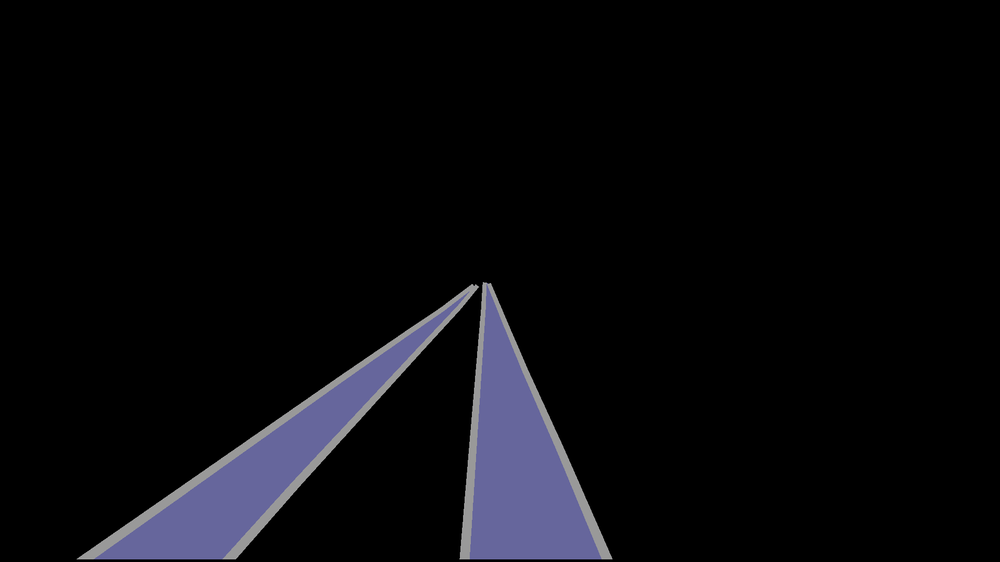
%> input picture SOBLE算法验证/Rs19Val中的直线图/19_target.png, 1000 x 562 px, shrunk from 1920 x 1080 before the run; its folder holds 4 pictures in this run
$ octave RSMask_make.m   (GNU Octave 9; MATLAB toolbox functions it lacks are replaced by stand-ins)
%> lines starting %> are read from the running program, lines starting %| are printed output that depends on the picture
clear; clc
%%
file_path = './Rs19Val中的直线图/';
file_list = dir(strcat(file_path,'*.png'));%获取该文件夹中所有jpg格式的图像
k = 0;
for i = 1 : length(file_list)
    if rem(i, 3) == 1
        k = k + 1;
        image_Name(k) = {file_list(i).name};
    elseif rem(i, 3) == 2
        pred_Name(k) = {file_list(i).name};
    elseif rem(i, 3) == 0
        target_Name(k) = {file_list(i).name};
    end
end

% str2num(erase(Name, '_target.png'))
%%      17是轨道， 12是警戒区域
for i = 1 : length(target_Name)
    Target_Mask = imread(strcat(file_path, target_Name{i}));
%> Target_Mask is the input picture: size 562x1000x3 uint8; mean R, G, B 9.2, 9.2, 12.6
    Mask_Temp = Target_Mask(:, :, 1);
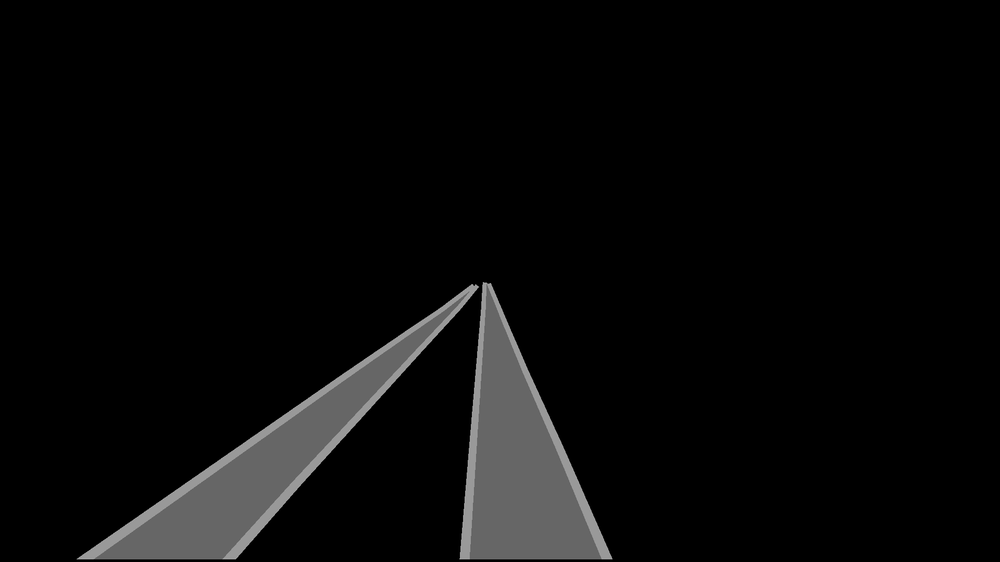
%> Mask_Temp: size 562x1000 uint8; min 0, max 174, mean 9.2
%     Mask_Temp(Mask_Temp == 153) = 17;
%     Mask_Temp(Mask_Temp == 102) = 12;
    Mask_Temp(Mask_Temp == 153) = 1;
    Mask_Temp(Mask_Temp == 102) = 1;
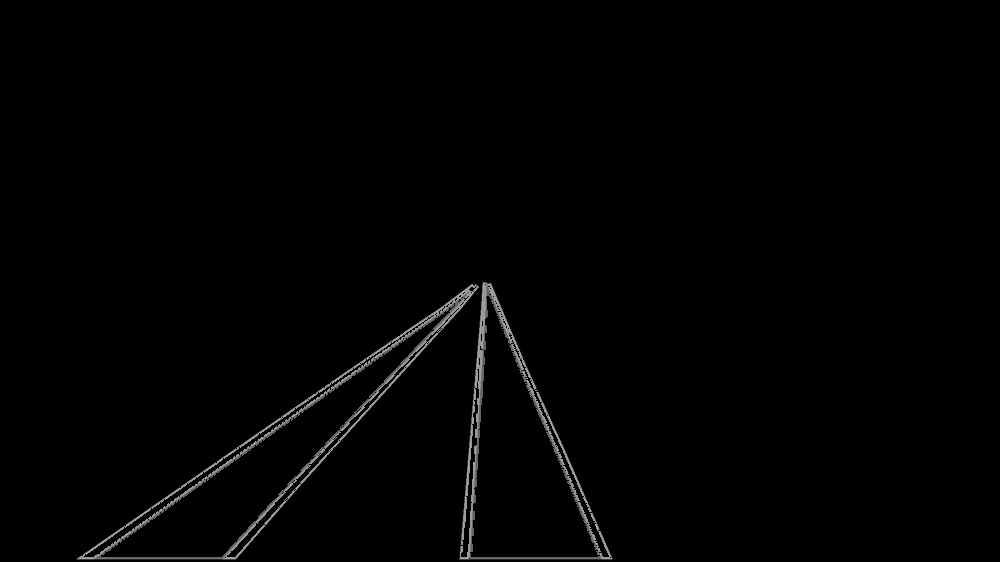
%> Mask_Temp: size 562x1000 uint8; min 0, max 174, mean 2.3
    imwrite(Mask_Temp, strcat(file_path, erase(target_Name{i}, '.png'), '_Mask', '.png'));
end

for i = 1 : length(pred_Name)
    Pred_Mask = imread(strcat(file_path, pred_Name{i}));
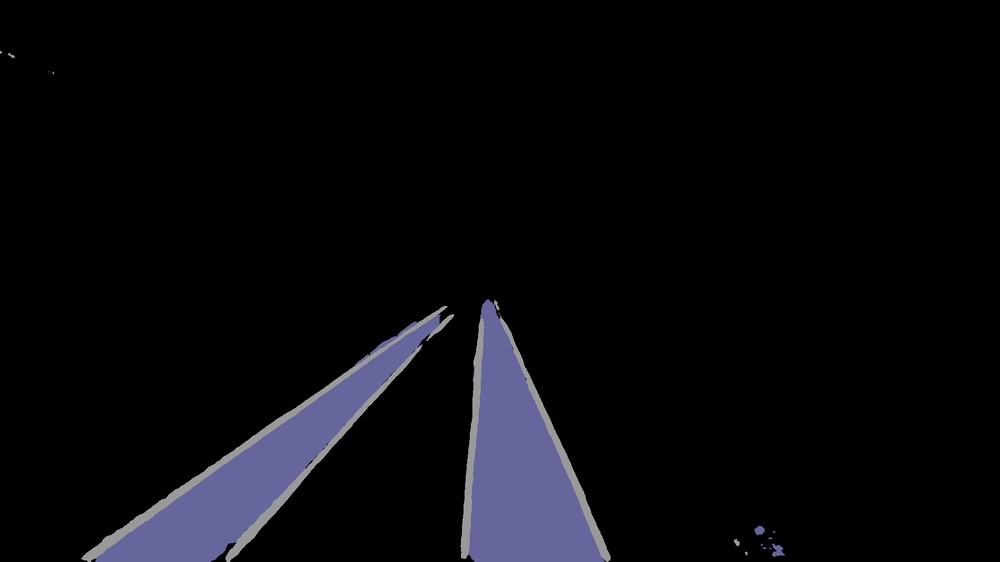
%> input picture SOBLE算法验证/Rs19Val中的直线图/19_pred.png, 1000 x 562 px, shrunk from 1920 x 1080 before the run
%> Pred_Mask is the input picture: size 562x1000x3 uint8; mean R, G, B 8.9, 8.9, 12.4
    Mask_Temp = Pred_Mask(:, :, 1);
%     Mask_Temp(Mask_Temp == 153) = 17;
%     Mask_Temp(Mask_Temp == 102) = 12;
    Mask_Temp(Mask_Temp == 153) = 1;
    Mask_Temp(Mask_Temp == 102) = 1;
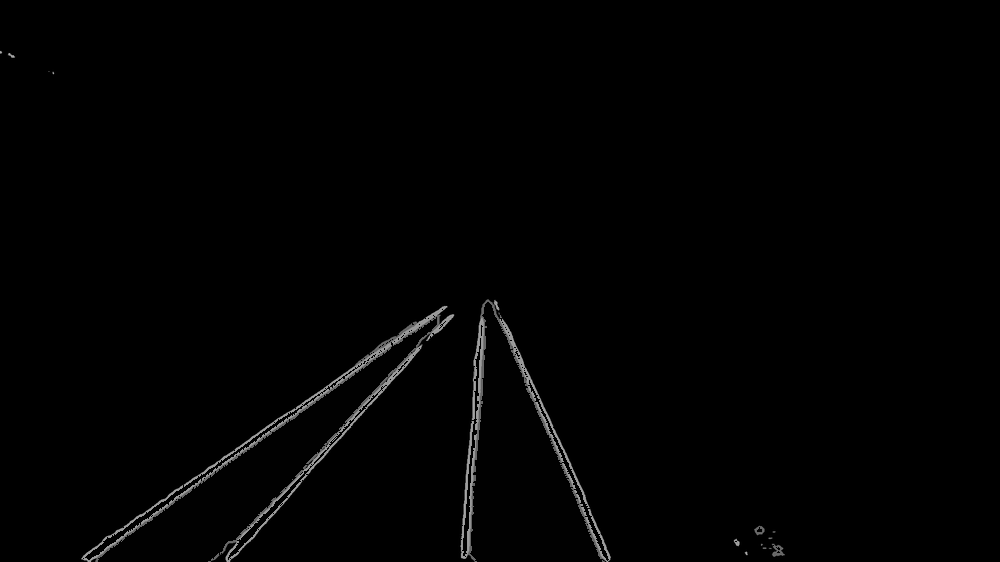
%> Mask_Temp: size 562x1000 uint8; min 0, max 179, mean 2
    imwrite(Mask_Temp, strcat(file_path, erase(pred_Name{i}, '.png'), '_Mask', '.png'));
end
